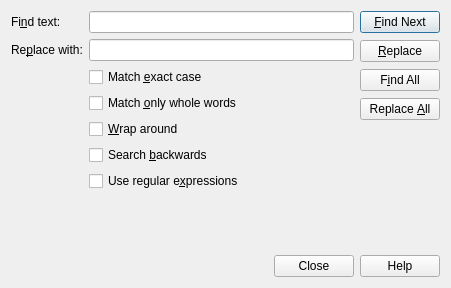
<?xml version="1.0" encoding="UTF-8"?>
<ui version="4.0">
 <class>FindReplaceDialog</class>
 <widget class="QDialog" name="FindReplaceDialog">
  <property name="geometry">
   <rect>
    <x>0</x>
    <y>0</y>
    <width>451</width>
    <height>288</height>
   </rect>
  </property>
  <property name="windowTitle">
   <string>Find and Replace</string>
  </property>
  <layout class="QVBoxLayout" name="verticalLayout_3">
   <item>
    <widget class="QWidget" name="replaceBlock" native="true">
     <property name="enabled">
      <bool>true</bool>
     </property>
     <layout class="QHBoxLayout" name="filePickerLayout">
      <property name="leftMargin">
       <number>0</number>
      </property>
      <property name="topMargin">
       <number>0</number>
      </property>
      <property name="rightMargin">
       <number>0</number>
      </property>
      <property name="bottomMargin">
       <number>0</number>
      </property>
      <item>
       <layout class="QFormLayout" name="formLayout">
        <property name="fieldGrowthPolicy">
         <enum>QFormLayout::ExpandingFieldsGrow</enum>
        </property>
        <item row="0" column="0">
         <widget class="QLabel" name="findTextLabel">
          <property name="text">
           <string>Fi&amp;nd text:</string>
          </property>
          <property name="buddy">
           <cstring>findText</cstring>
          </property>
         </widget>
        </item>
        <item row="0" column="1">
         <widget class="QLineEdit" name="findText"/>
        </item>
        <item row="2" column="0">
         <widget class="QLabel" name="replaceWithLabel">
          <property name="text">
           <string>Re&amp;place with:</string>
          </property>
          <property name="buddy">
           <cstring>replaceWithText</cstring>
          </property>
         </widget>
        </item>
        <item row="2" column="1">
         <widget class="QLineEdit" name="replaceWithText"/>
        </item>
        <item row="4" column="1">
         <widget class="QCheckBox" name="caseCheckBox">
          <property name="text">
           <string>Match &amp;exact case</string>
          </property>
          <property name="checked">
           <bool>false</bool>
          </property>
         </widget>
        </item>
        <item row="5" column="1">
         <widget class="QCheckBox" name="wholeWordsCheckBox">
          <property name="text">
           <string>Match &amp;only whole words</string>
          </property>
         </widget>
        </item>
        <item row="6" column="1">
         <widget class="QCheckBox" name="wrapCheckBox">
          <property name="whatsThis">
           <string>When enabled, the search continues from the other end when it reaches one end of the page</string>
          </property>
          <property name="text">
           <string>&amp;Wrap around</string>
          </property>
         </widget>
        </item>
        <item row="7" column="1">
         <widget class="QCheckBox" name="backwardsCheckBox">
          <property name="whatsThis">
           <string>When set, the search goes backwards from cursor position, otherwise it goes forward</string>
          </property>
          <property name="text">
           <string>Search &amp;backwards</string>
          </property>
         </widget>
        </item>
        <item row="8" column="1">
         <widget class="QCheckBox" name="regexpCheckBox">
          <property name="whatsThis">
           <string>&lt;html&gt;&lt;head/&gt;&lt;body&gt;&lt;p&gt;When checked, the pattern to find is interpreted as a UNIX regular expression. See &lt;a href=&quot;https://en.wikibooks.org/wiki/Regular_Expressions&quot;&gt;Regular Expression in Wikibooks&lt;/a&gt;.&lt;/p&gt;&lt;/body&gt;&lt;/html&gt;</string>
          </property>
          <property name="text">
           <string>Use regular e&amp;xpressions</string>
          </property>
         </widget>
        </item>
       </layout>
      </item>
      <item>
       <layout class="QVBoxLayout" name="verticalLayout">
        <property name="spacing">
         <number>7</number>
        </property>
        <property name="sizeConstraint">
         <enum>QLayout::SetDefaultConstraint</enum>
        </property>
        <property name="topMargin">
         <number>0</number>
        </property>
        <item>
         <widget class="QPushButton" name="findNextButton">
          <property name="whatsThis">
           <string>Find the next occurrence from the cursor position and in the direction set by &quot;Search backwards&quot;</string>
          </property>
          <property name="text">
           <string>&amp;Find Next</string>
          </property>
         </widget>
        </item>
        <item>
         <widget class="QPushButton" name="replaceButton">
          <property name="text">
           <string>&amp;Replace</string>
          </property>
         </widget>
        </item>
        <item>
         <widget class="QPushButton" name="findAllButton">
          <property name="whatsThis">
           <string>Highlight all the occurrences of the text in the page</string>
          </property>
          <property name="text">
           <string>F&amp;ind All</string>
          </property>
         </widget>
        </item>
        <item>
         <widget class="QPushButton" name="replaceAllButton">
          <property name="whatsThis">
           <string>Replace all the occurrences of the text in the page</string>
          </property>
          <property name="text">
           <string>Replace &amp;All</string>
          </property>
         </widget>
        </item>
        <item>
         <spacer name="verticalSpacer">
          <property name="orientation">
           <enum>Qt::Vertical</enum>
          </property>
          <property name="sizeHint" stdset="0">
           <size>
            <width>20</width>
            <height>40</height>
           </size>
          </property>
         </spacer>
        </item>
       </layout>
      </item>
     </layout>
    </widget>
   </item>
   <item>
    <widget class="QLabel" name="messageLabel">
     <property name="font">
      <font>
       <weight>75</weight>
       <bold>true</bold>
      </font>
     </property>
     <property name="text">
      <string/>
     </property>
     <property name="alignment">
      <set>Qt::AlignCenter</set>
     </property>
    </widget>
   </item>
   <item>
    <widget class="QDialogButtonBox" name="buttonBox">
     <property name="standardButtons">
      <set>QDialogButtonBox::Close|QDialogButtonBox::Help</set>
     </property>
    </widget>
   </item>
  </layout>
 </widget>
 <tabstops>
  <tabstop>findText</tabstop>
  <tabstop>replaceWithText</tabstop>
  <tabstop>caseCheckBox</tabstop>
  <tabstop>wholeWordsCheckBox</tabstop>
  <tabstop>wrapCheckBox</tabstop>
  <tabstop>backwardsCheckBox</tabstop>
  <tabstop>regexpCheckBox</tabstop>
  <tabstop>findNextButton</tabstop>
  <tabstop>replaceButton</tabstop>
  <tabstop>findAllButton</tabstop>
  <tabstop>replaceAllButton</tabstop>
 </tabstops>
 <resources/>
 <connections>
  <connection>
   <sender>findNextButton</sender>
   <signal>clicked()</signal>
   <receiver>FindReplaceDialog</receiver>
   <slot>findNext()</slot>
   <hints>
    <hint type="sourcelabel">
     <x>225</x>
     <y>242</y>
    </hint>
    <hint type="destinationlabel">
     <x>225</x>
     <y>132</y>
    </hint>
   </hints>
  </connection>
  <connection>
   <sender>replaceButton</sender>
   <signal>clicked()</signal>
   <receiver>FindReplaceDialog</receiver>
   <slot>replace()</slot>
   <hints>
    <hint type="sourcelabel">
     <x>225</x>
     <y>242</y>
    </hint>
    <hint type="destinationlabel">
     <x>225</x>
     <y>132</y>
    </hint>
   </hints>
  </connection>
  <connection>
   <sender>findAllButton</sender>
   <signal>clicked()</signal>
   <receiver>FindReplaceDialog</receiver>
   <slot>findAll()</slot>
   <hints>
    <hint type="sourcelabel">
     <x>225</x>
     <y>242</y>
    </hint>
    <hint type="destinationlabel">
     <x>225</x>
     <y>132</y>
    </hint>
   </hints>
  </connection>
  <connection>
   <sender>replaceAllButton</sender>
   <signal>clicked()</signal>
   <receiver>FindReplaceDialog</receiver>
   <slot>replaceAll()</slot>
   <hints>
    <hint type="sourcelabel">
     <x>225</x>
     <y>242</y>
    </hint>
    <hint type="destinationlabel">
     <x>225</x>
     <y>132</y>
    </hint>
   </hints>
  </connection>
  <connection>
   <sender>buttonBox</sender>
   <signal>clicked(QAbstractButton*)</signal>
   <receiver>FindReplaceDialog</receiver>
   <slot>buttonBox_clicked(QAbstractButton*)</slot>
   <hints>
    <hint type="sourcelabel">
     <x>225</x>
     <y>265</y>
    </hint>
    <hint type="destinationlabel">
     <x>225</x>
     <y>143</y>
    </hint>
   </hints>
  </connection>
 </connections>
 <slots>
  <slot>updatePreview()</slot>
  <slot>checkInput()</slot>
  <slot>updateSelection(bool)</slot>
  <slot>matchSimilar()</slot>
 </slots>
</ui>
